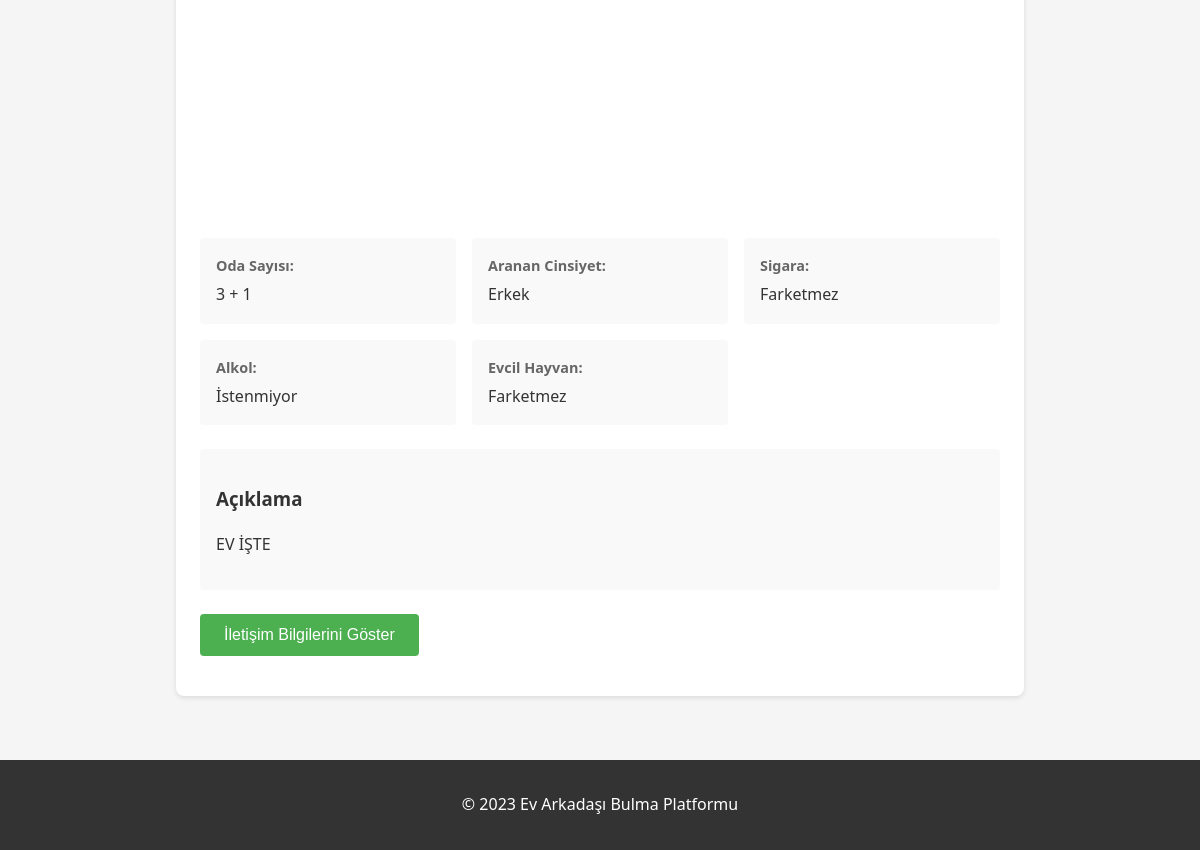
Before: /ilan/1 (lower part) with the older database file.
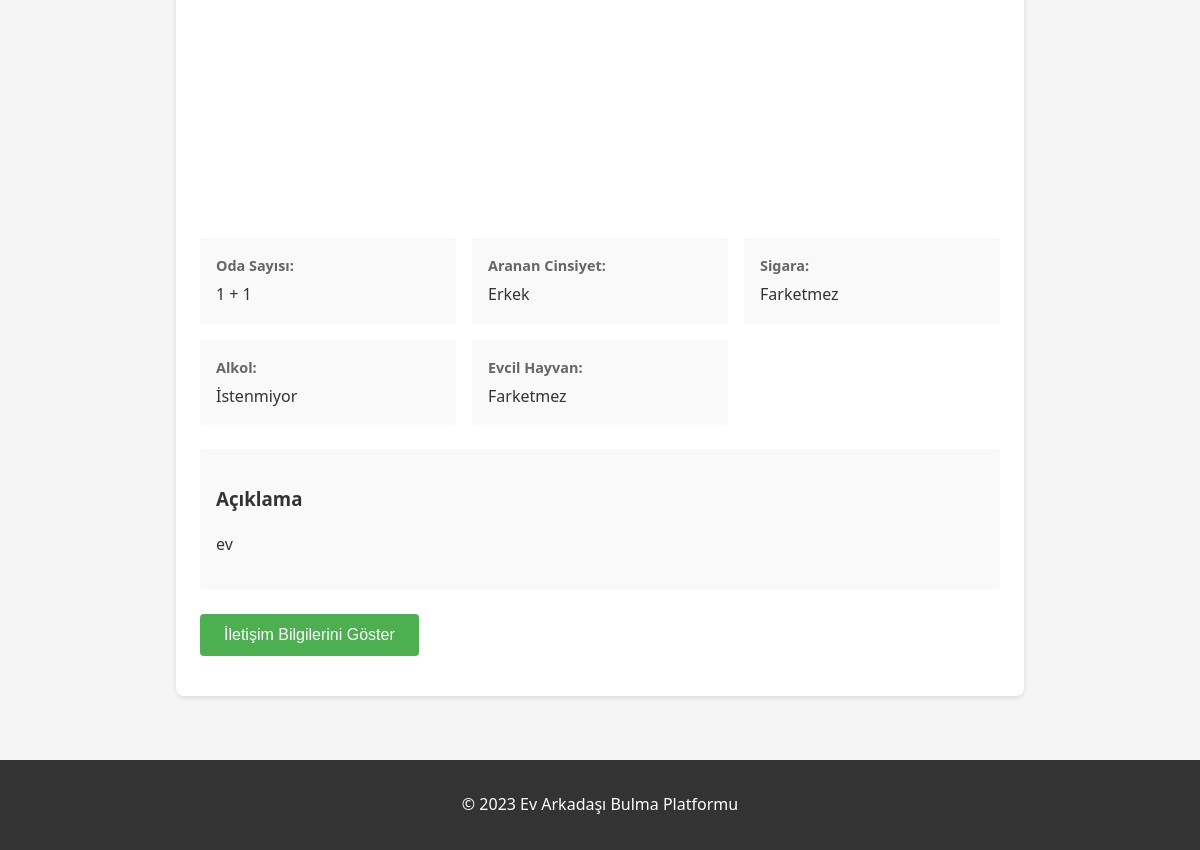
After: the same page with the newer database file.
### tables this page shows
CREATE TABLE ilanlar (
            id INTEGER PRIMARY KEY AUTOINCREMENT,
            baslik TEXT NOT NULL,
            aciklama TEXT NOT NULL,
            fiyat REAL NOT NULL,
            konum TEXT NOT NULL,
            cinsiyet TEXT NOT NULL,
            oda_sayisi TEXT NOT NULL,
            sigara BOOLEAN DEFAULT 0,
            alkol BOOLEAN DEFAULT 0,
            evcil_hayvan BOOLEAN DEFAULT 0,
            resimler TEXT,
            tarih TIMESTAMP DEFAULT CURRENT_TIMESTAMP,
            user_id INTEGER,
            FOREIGN KEY(user_id) REFERENCES users(id)
        );

### app.py (the view)
@app.route('/ilan/<int:ilan_id>')
def ilan_detay(ilan_id):
    db = get_db()
    ilan = db.get_ilan(ilan_id)
    if not ilan:
        flash('İlan bulunamadı!', 'error')
        return redirect(url_for('index'))
    return render_template('ilan_detay.html', ilan=ilan)

### app.py (called while the page is built)
def get_db():
    if 'db' not in g:
        g.db = Database(app.config['DATABASE'])
    return g.db

def generate_csrf_token():
    if '_csrf_token' not in session:
        session['_csrf_token'] = secrets.token_hex(16)
    return session['_csrf_token']

@app.context_processor
def utility_processor():
    def file_exists(path):
        return os.path.exists(path)
    return dict(file_exists=file_exists)

### database.py (called while the page is built)
    def get_ilan(self, ilan_id):
        try:
            cursor = self.conn.cursor()
            cursor.execute('''
                SELECT i.*, u.username, u.email, u.phone
                FROM ilanlar i
                LEFT JOIN users u ON i.user_id = u.id
                WHERE i.id = ?
            ''', (ilan_id,))
            row = cursor.fetchone()
            return dict(row) if row else None
        except sqlite3.Error as e:
            print("İlan detay hatası:", e)
            return None

    def close(self):
        if hasattr(self, 'conn') and self.conn:
            self.conn.close()

    def __del__(self):
        self.close()

### templates/ilan_detay.html (shortened to what this page needs)
{% extends "base.html" %}
{% block content %}
<section class="ilan-detay">
    <div class="ilan-galeri">
        {% if ilan.resimler %}
            {% for resim in ilan.resimler %}
                <div class="galeri-resim" style="background-image: url('{{ url_for('static', filename='uploads/' + resim) }}')"></div>
            {% endfor %}
        {% else %}
            <div class="galeri-resim no-image"></div>
        {% endif %}
    </div>
    <div class="ilan-ozellikler">
        <div class="ozellik">
            <span class="etiket">Oda Sayısı:</span>
            <span class="deger">{{ ilan.oda_sayisi }} + 1</span>
        </div>
        <div class="ozellik">
            <span class="etiket">Aranan Cinsiyet:</span>
            <span class="deger">
                {% if ilan.cinsiyet == 'erkek' %}Erkek
                {% elif ilan.cinsiyet == 'kadin' %}Kadın
                {% else %}Farketmez
                {% endif %}
            </span>
        </div>
        <div class="ozellik">
            <span class="etiket">Sigara:</span>
            <span class="deger">{{ 'İstenmiyor' if ilan.sigara else 'Farketmez' }}</span>
        </div>
        <div class="ozellik">
            <span class="etiket">Alkol:</span>
            <span class="deger">{{ 'İstenmiyor' if ilan.alkol else 'Farketmez' }}</span>
        </div>
        <div class="ozellik">
            <span class="etiket">Evcil Hayvan:</span>
            <span class="deger">{{ 'İstenmiyor' if ilan.evcil_hayvan else 'Farketmez' }}</span>
        </div>
    </div>
    <div class="ilan-aciklama">
        <h3>Açıklama</h3>
        <p>{{ ilan.aciklama }}</p>
    </div>
    <div class="iletisim">
        <button class="iletisim-btn">İletişim Bilgilerini Göster</button>
    </div>
</section>
{% endblock %}

### templates/base.html (shortened to what this page needs)
<!DOCTYPE html>
<html lang="tr">
<head>
    <link rel="stylesheet" href="{{ url_for('static', filename='css/style.css') }}">
</head>
<body>
    <main>
        {% block content %}{% endblock %}
    </main>
    <footer>
        <p>&copy; 2023 Ev Arkadaşı Bulma Platformu</p>
    </footer>
</body>
</html>

### static/css/style.css (style rules this page uses)
body { font-family: 'Segoe UI', Tahoma, Geneva, Verdana, sans-serif; line-height: 1.6; margin: 0; padding: 0; color: #333; background-color: #f5f5f5; }
main { padding: 2rem; max-width: 1200px; margin: 0 auto; }
footer { text-align: center; padding: 1rem 0; background-color: #333; color: white; margin-top: 2rem; }
.ilan-detay { background-color: white; padding: 1.5rem; border-radius: 8px; box-shadow: 0 2px 5px rgba(0,0,0,0.1); max-width: 800px; margin: 0 auto; }
.ilan-galeri { display: grid; grid-template-columns: repeat(auto-fill, minmax(300px, 1fr)); gap: 1rem; margin-bottom: 1.5rem; }
.ilan-ozellikler { display: grid; grid-template-columns: repeat(auto-fill, minmax(200px, 1fr)); gap: 1rem; margin-bottom: 1.5rem; }
.ozellik { background-color: #f9f9f9; padding: 1rem; border-radius: 4px; }
.etiket { font-weight: bold; display: block; color: #666; font-size: 0.9rem; }
.deger { display: block; margin-top: 0.3rem; }
.ilan-aciklama { margin-bottom: 1.5rem; padding: 1rem; background-color: #f9f9f9; border-radius: 4px; }
.iletisim-btn { background-color: #4CAF50; color: white; padding: 0.75rem 1.5rem; border: none; border-radius: 4px; font-size: 1rem; cursor: pointer; transition: background-color 0.3s; margin-bottom: 1rem; }

Changed rows visible on the page:
changed ilanlar "Farketmez": oda_sayisi "3" → "1"; aciklama "EV İŞTE" → "ev"
